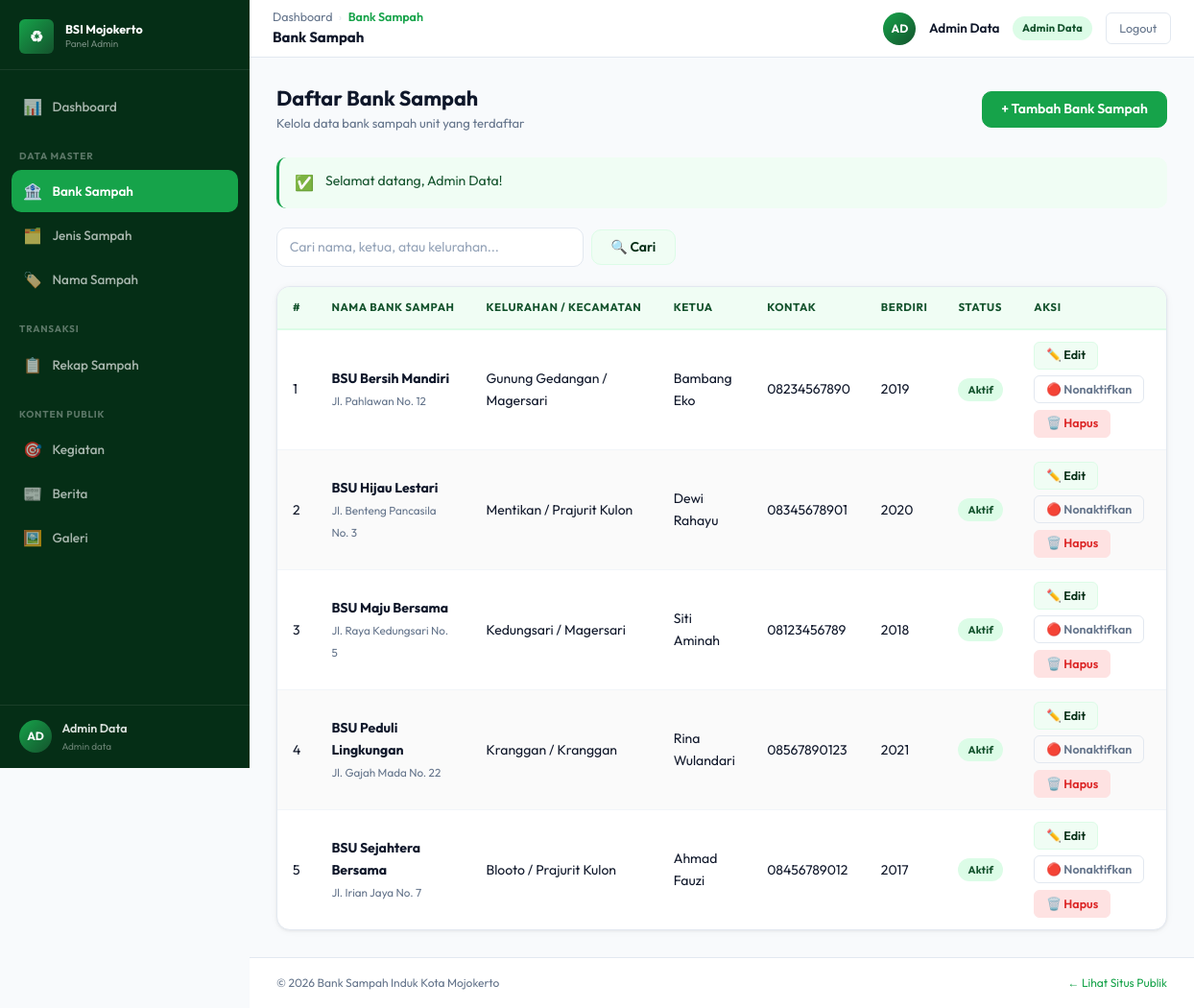
/admin/bank-sampah/index.php (signed in), run on the app's committed database.
### tables this page shows
CREATE TABLE `bank_sampah` (
  `id` int UNSIGNED NOT NULL,
  `nama` varchar(150) NOT NULL,
  `alamat` text NOT NULL,
  `kelurahan` varchar(100) DEFAULT NULL,
  `kecamatan` varchar(100) DEFAULT NULL,
  `ketua` varchar(100) NOT NULL,
  `kontak` varchar(20) DEFAULT NULL,
  `tahun_berdiri` year DEFAULT NULL,
  `aktif` tinyint(1) NOT NULL DEFAULT '1',
  `dibuat_oleh` int UNSIGNED DEFAULT NULL,
  `created_at` timestamp NOT NULL DEFAULT CURRENT_TIMESTAMP,
  `updated_at` timestamp NULL DEFAULT NULL ON UPDATE CURRENT_TIMESTAMP
);

### core/Request.php (called while the page is built, shortened)
<?php
class Request
{
    public static function get(string $key, mixed $default = null): mixed
    {
        if (!isset($_GET[$key])) return $default;
        return self::sanitizeStr($_GET[$key]);
    }
}

### models/BankSampahModel.php (called while the page is built, shortened)
<?php
require_once dirname(__DIR__) . '/config/database.php';
function bs_getAll(string $search = '', bool $aktifSaja = false): array {
    $sql = "SELECT b.*, u.nama AS nama_petugas FROM bank_sampah b LEFT JOIN users u ON b.dibuat_oleh = u.id WHERE 1=1";
    $params = [];
    $sql .= " ORDER BY b.nama ASC";
    return Database::query($sql, $params);
}

### core/Database.php (called while the page is built, shortened)
<?php
class Database
{
    private static ?PDO $instance = null;
    public static function getInstance(): PDO
    {
        if (self::$instance === null) {
            $dsn = sprintf(
                'mysql:host=%s;port=%s;dbname=%s;charset=utf8mb4',
                DB_HOST, DB_PORT, DB_NAME
            );
            self::$instance = new PDO($dsn, DB_USER, DB_PASS, [
                PDO::ATTR_ERRMODE            => PDO::ERRMODE_EXCEPTION,
                PDO::ATTR_DEFAULT_FETCH_MODE => PDO::FETCH_ASSOC,
                PDO::ATTR_EMULATE_PREPARES   => false,
                PDO::MYSQL_ATTR_INIT_COMMAND => "SET NAMES utf8mb4 COLLATE utf8mb4_unicode_ci",
            ]);
        }
        return self::$instance;
    }
    public static function query(string $sql, array $params = []): array
    {
        $stmt = self::getInstance()->prepare($sql);
        $stmt->execute($params);
        return $stmt->fetchAll();
    }
}

### admin/bank-sampah/index.php (the view, shortened to what this page needs)
<?php
require_once dirname(__DIR__, 2) . '/config/database.php';
require_once dirname(__DIR__, 2) . '/core/Helper.php';
require_once dirname(__DIR__, 2) . '/core/Request.php';
require_once dirname(__DIR__, 2) . '/models/BankSampahModel.php';
$search        = Request::get('search', '');
$data          = bs_getAll($search);
require_once dirname(__DIR__, 2) . '/templates/admin/header.php';
require_once dirname(__DIR__, 2) . '/templates/admin/sidebar.php';
require_once dirname(__DIR__, 2) . '/templates/admin/topbar.php';
?>
<div class="page-header">
    <div>
        <h1 class="page-title">Daftar Bank Sampah</h1>
        <p class="page-subtitle">Kelola data bank sampah unit yang terdaftar</p>
    </div>
    <a href="tambah.php" class="btn btn-primary">+ Tambah Bank Sampah</a>
</div>
<?php require_once dirname(__DIR__, 2) . '/templates/admin/flash.php' ?>
<form method="GET" class="search-form">
    <input type="text" name="search" class="form-control" value="<?= e($search) ?>" placeholder="Cari nama, ketua, atau kelurahan...">
    <button type="submit" class="btn btn-secondary">🔍 Cari</button>
</form>
<div class="table-wrapper">
    <table class="data-table">
        <thead>
            <tr>
                <th style="width:40px">#</th>
                <th>Nama Bank Sampah</th>
                <th>Kelurahan / Kecamatan</th>
                <th>Ketua</th>
                <th>Kontak</th>
                <th>Berdiri</th>
                <th>Status</th>
                <th>Aksi</th>
            </tr>
        </thead>
        <tbody>
        <?php if (empty($data)): ?>
            <tr><td colspan="8"><div class="empty-state"><div class="empty-state-icon">🏦</div><h3>Belum ada data bank sampah</h3><p>Klik tombol Tambah untuk menambahkan data baru.</p></div></td></tr>
        <?php else: ?>
            <?php foreach ($data as $i => $row): ?>
            <tr>
                <td><?= $i + 1 ?></td>
                <td><strong><?= e($row['nama']) ?></strong><br><small class="text-muted"><?= e($row['alamat']) ?></small></td>
                <td><?= e($row['kelurahan']) ?><?= $row['kecamatan'] ? ' / ' . e($row['kecamatan']) : '' ?></td>
                <td><?= e($row['ketua']) ?></td>
                <td><?= e($row['kontak']) ?></td>
                <td><?= $row['tahun_berdiri'] ? e($row['tahun_berdiri']) : '-' ?></td>
                <td>
                    <span class="badge <?= $row['aktif'] ? 'badge-success' : 'badge-danger' ?>">
                        <?= $row['aktif'] ? 'Aktif' : 'Nonaktif' ?>
                    </span>
                </td>
                <td class="action-cell">
                    <a href="edit.php?id=<?= (int)$row['id'] ?>" class="btn btn-sm btn-secondary">✏️ Edit</a>
                    <form method="POST" action="proses.php" class="inline-form" onsubmit="return confirm('Toggle status bank sampah ini?')">
                        <button class="btn btn-sm btn-outline"><?= $row['aktif'] ? '🔴 Nonaktifkan' : '🟢 Aktifkan' ?></button>
                    </form>
                    <form method="POST" action="proses.php" class="inline-form" onsubmit="return confirm('Hapus bank sampah ini? Data rekap terkait tidak dapat dihapus.')">
                        <button class="btn btn-sm btn-danger">🗑️ Hapus</button>
                    </form>
                </td>
            </tr>
            <?php endforeach ?>
        <?php endif ?>
        </tbody>
    </table>
</div>
<?php require_once dirname(__DIR__, 2) . '/templates/admin/footer.php' ?>

### assets/css/variables.css (style rules this page uses)
:root { --color-primary: #16a34a; --color-primary-dark: #052e16; --color-primary-mid: #14532d; --color-primary-light: #dcfce7; --color-primary-pale: #f0fdf4; --color-primary-accent: #4ade80; --color-bg: #f8fafc; --color-surface: #ffffff; --color-border: #e2e8f0; --color-border-light: #f1f5f9; --color-text: #0f172a; --color-text-muted: #64748b; --color-text-light: #94a3b8; --color-danger: #dc2626; --color-danger-light: #fee2e2; --color-warning: #d97706; --color-warning-light: #fef3c7; --color-info: #2563eb; --color-info-light: #dbeafe; --color-purple: #7c3aed; --color-purple-light: #ede9fe; --font-display: 'Playfair Display', Georgia, serif; --font-body: 'Outfit', 'Segoe UI', system-ui, sans-serif; --font-mono: 'JetBrains Mono', 'Courier New', monospace; --radius-sm: 6px; --radius: 10px; --radius-md: 14px; --radius-lg: 20px; --radius-xl: 28px; --shadow-sm: 0 1px 3px rgba(0,0,0,.06), 0 1px 8px rgba(0,0,0,.04); --shadow: 0 2px 8px rgba(0,0,0,.08), 0 4px 16px rgba(0,0,0,.06); --shadow-md: 0 4px 24px rgba(0,0,0,.10); --shadow-lg: 0 12px 48px rgba(0,0,0,.14); --sidebar-width: 260px; --topbar-height: 60px; --transition: all 0.18s ease; --transition-fast: all 0.1s ease; }

### assets/css/components.css (style rules this page uses)
.btn { display: inline-flex; align-items: center; gap: 0.4rem; font-family: var(--font-body); font-weight: 600; font-size: 14px; padding: 0.5rem 1.2rem; border-radius: var(--radius); border: 1.5px solid transparent; cursor: pointer; transition: var(--transition); text-decoration: none; white-space: nowrap; user-select: none; line-height: 1.4; }
.btn-primary { background-color: var(--color-primary); color: #ffffff; border-color: var(--color-primary); }
.btn-secondary { background-color: var(--color-primary-pale); color: var(--color-primary-dark); border-color: var(--color-primary-light); }
.btn-outline { background-color: transparent; color: var(--color-text-muted); border-color: var(--color-border); }
.btn-danger { background-color: var(--color-danger-light); color: var(--color-danger); border-color: var(--color-danger-light); }
.btn-sm { padding: 0.3rem 0.75rem; font-size: 12.5px; border-radius: var(--radius-sm); }
.badge { display: inline-flex; align-items: center; font-size: 11px; font-weight: 700; padding: 3px 10px; border-radius: 99px; white-space: nowrap; letter-spacing: 0.02em; }
.badge-success { background-color: var(--color-primary-light); color: var(--color-primary-mid); }
.form-control { display: block; width: 100%; padding: 0.55rem 0.8rem; border: 1.5px solid var(--color-border); border-radius: var(--radius); font-size: 14px; font-family: var(--font-body); color: var(--color-text); background-color: var(--color-surface); transition: border-color 0.15s, box-shadow 0.15s; line-height: 1.5; }
.form-control::placeholder { color: var(--color-text-light); }
.text-muted { color: var(--color-text-muted); }
.inline-form { display: inline; }

### assets/css/admin.css (style rules this page uses)
.admin-body { background-color: var(--color-bg); min-height: 100vh; }
.page-header { display: flex; align-items: center; justify-content: space-between; gap: 1rem; margin-bottom: 1.5rem; flex-wrap: wrap; }
.page-title { font-size: 1.35rem; font-weight: 700; color: var(--color-text); }
.page-subtitle { font-size: 13px; color: var(--color-text-muted); margin-top: 2px; font-weight: 400; }
.table-wrapper { overflow-x: auto; border-radius: var(--radius-md); border: 1px solid var(--color-border); background: var(--color-surface); box-shadow: var(--shadow-sm); }
.data-table { width: 100%; font-size: 14px; border-collapse: collapse; }
.data-table thead th { background-color: var(--color-primary-pale); color: var(--color-primary-mid); font-weight: 700; font-size: 11.5px; text-transform: uppercase; letter-spacing: 0.05em; padding: 0.75rem 1rem; text-align: left; white-space: nowrap; border-bottom: 2px solid var(--color-primary-light); }
.data-table tbody td { padding: 0.75rem 1rem; border-bottom: 1px solid var(--color-border-light); vertical-align: middle; color: var(--color-text); }
.data-table tbody tr:last-child td { border-bottom: none; }
.data-table tbody tr:nth-child(even) td { background-color: #fafafa; }
.action-cell { display: flex; align-items: center; gap: 0.4rem; flex-wrap: wrap; }
.search-form { display: flex; gap: 0.5rem; margin-bottom: 1.25rem; flex-wrap: wrap; align-items: center; }
.search-form .form-control { max-width: 320px; }

### data on the page
bank_sampah: nama "BSU Bersih Mandiri", alamat "Jl. Pahlawan No. 12", kelurahan "Gunung Gedangan", kecamatan "Magersari", ketua "Bambang Eko", kontak "08234567890", tahun_berdiri "2019", aktif "Aktif"
bank_sampah: nama "BSU Hijau Lestari", alamat "Jl. Benteng Pancasila No. 3", kelurahan "Mentikan", kecamatan "Prajurit Kulon", ketua "Dewi Rahayu", kontak "08345678901", tahun_berdiri "2020", aktif "Aktif"
bank_sampah: nama "BSU Maju Bersama", alamat "Jl. Raya Kedungsari No. 5", kelurahan "Kedungsari", kecamatan "Magersari", ketua "Siti Aminah", kontak "08123456789", tahun_berdiri "2018", aktif "Aktif"
bank_sampah: nama "BSU Peduli Lingkungan", alamat "Jl. Gajah Mada No. 22", kelurahan "Kranggan", kecamatan "Kranggan", ketua "Rina Wulandari", kontak "08567890123", tahun_berdiri "2021", aktif "Aktif"
bank_sampah: nama "BSU Sejahtera Bersama", alamat "Jl. Irian Jaya No. 7", kelurahan "Blooto", kecamatan "Prajurit Kulon", ketua "Ahmad Fauzi", kontak "08456789012", tahun_berdiri "2017", aktif "Aktif"

### other printed values
$initials "AD"
$userName "Admin Data"
str_replace('_', ' ', ucfirst($userRole)) "Admin data"
$crumb['label'] "Bank Sampah"
$topbarTitle "Bank Sampah"
$d['label'] "Admin Data"
$icon "✅"
$flash['message'] "Selamat datang, Admin Data!"
APP_NAME "Bank Sampah Induk Kota Mojokerto"
